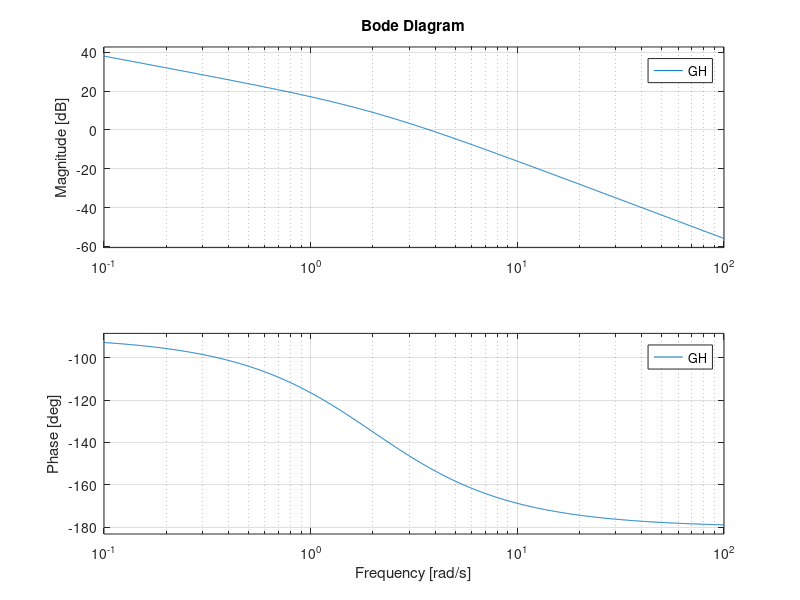
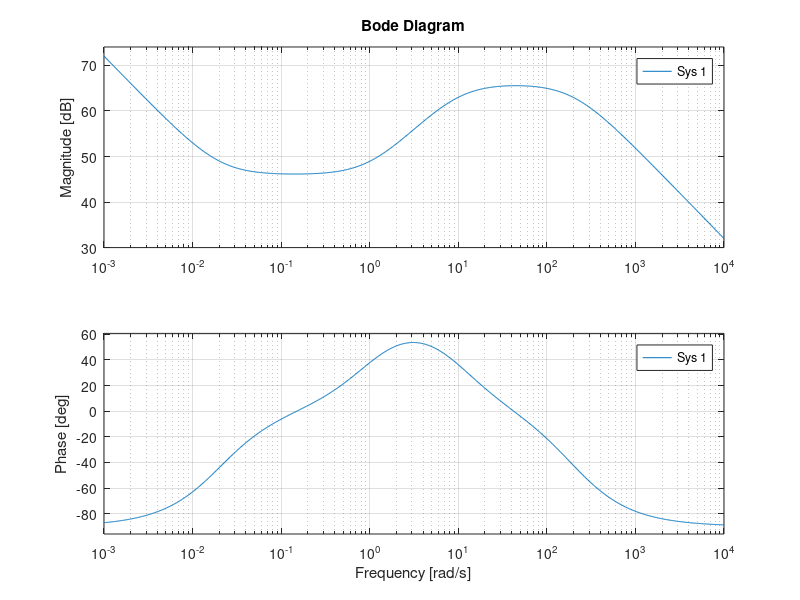

MATLAB code for these plots, in order: (Note: this script raises an error after producing the figures.)
%tp5, compensación
%% Ejercicio 1
clc
clear
s = tf('s');

GH = 8/(s*(1+0.5*s));
C = (s+2.92)/(s+5.46);

rlocus(GH*C);

%% Ejercicio 2
clc
clear
s = tf('s');

GH = 2/((1+0.1*s)*(6+2*s));
C = ((s+5.53))/(s);

rlocus(GH*C);

%% Ejercicio 3

clc
clear
s = tf('s');

GH = (s-50)/((s)*(s+10));

C0 = -1;
C1 = (1+s/2.85)/(s+1);
C2 = (s+0.01)/(s+0.001);
rlocus(GH*C0*C1*C2);

%% Ejercicio 5
clc
clear
s = tf('s');

GH = 4/((s)*(s+0.5));
C = ((s+0.5)*(s+0.016))/((s+5)*(s+0.001));

Cgabi = ((s+0.0001)*(1+s/2.5))/((s+0.008)*(1+ s/8.7));

rlocus(GH*Cgabi);

%% Ejercicio 6
clc
clear
s = tf('s');

GH = 16/(s*(s+2));
C1a = (s+3.75)/(s+14);
C1b = (s+2.16)/(s+6.4951);
C1c = (0.2719)/(1);

bode(GH)

%% Ejercicio 7
clc;
clear;

s = tf('s');

% Definición de GH y C
GH = (8)/(s*(s+4)*(0.0625*s+1));
C = (s+0.01)/(s+0.001);

% Crear una ventana gráfica
figure;

% Primer subplot para el lugar de raíces de GH
subplot(2,1,1);  % Dividimos la ventana en 2 filas y 1 columna, seleccionamos la primera parte
rlocus(GH);
title('Lugar de Raíces de GH');


% Segundo subplot para el lugar de raíces de GH*C
subplot(2,1,2);  % Seleccionamos la segunda parte de la ventana
rlocus(GH*C);
title('Lugar de Raíces de GH*C');



%% Ejercicio 8
clc
clear
s = tf('s');

GH = (8000*(s+1))/((s+10)*(s+200));

%opcion 1
C1 = 1/s;
C2 = 31.622;
C3 = (1866/500)*(s+500)/(s+1866);
CA = C1*C2*C2

%opcion 2
C1 = 1/s;
C2 = (s/0.022+1);
C3 = (s/0.0201+1);
CB = C1*C2

% rlocus(GH*C1*C3);
bode(GH*C3*C1);v

%% Ejercicio 9
clc
clear
s = tf('s');

GH = (-100)/((s+10)*(s+50));

%opcion 1
C1 = -1/s; %souciono Eee escalon = 0
C2 = 250; %soluciono Eee rampa = 0.02
C3 = (1+s/0.04); %plancho la ganancia a 60db entre 0 y 1 rad/s
C4 = (1+s/787)/(1+s/8995.45);% agrego 50 de fase a 724rad/s
CA = C1*C2*C3*C4;

rlocus(GH*CA);
bode(GH*C1*C3*C2);

%% Ejercicio 11

clc
clear
s = tf('s');

GH = (s+20)*0.4/((s+1)*(s+5));
C1 = (s+0.0625)/(s*(1+s/0.1));
C2 = (1+s/8.144);
C = C1*C2;

bode(GH*C)
